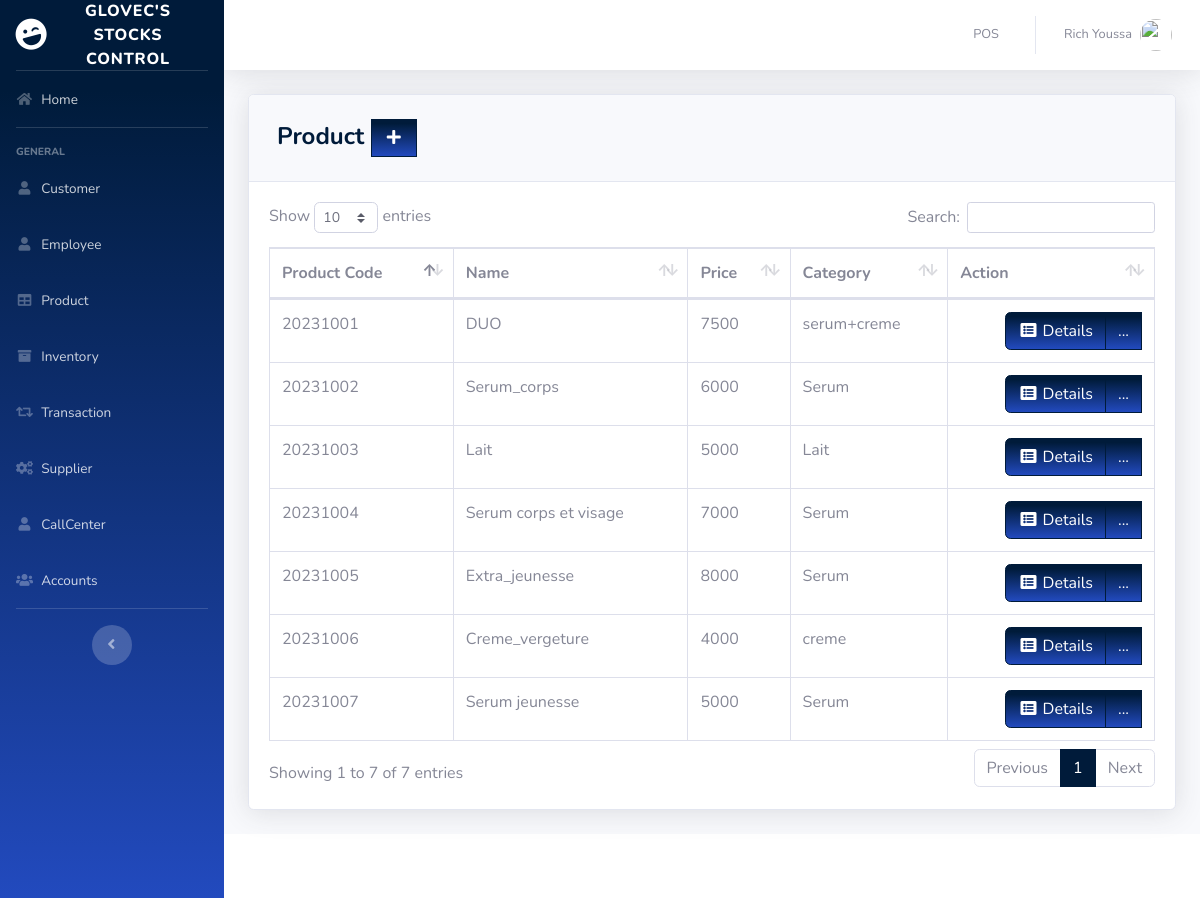
The app's page /pages/product.php (signed in) with its own data.
### tables this page shows
CREATE TABLE `product` (
  `PRODUCT_ID` int(11) NOT NULL,
  `PRODUCT_CODE` varchar(20) NOT NULL,
  `NAME` varchar(50) DEFAULT NULL,
  `DESCRIPTION` varchar(250) NOT NULL,
  `QTY_STOCK` int(50) DEFAULT NULL,
  `ON_HAND` int(250) NOT NULL,
  `PRICE` int(50) DEFAULT NULL,
  `CATEGORY_ID` int(11) DEFAULT NULL,
  `SUPPLIER_ID` int(11) DEFAULT NULL,
  `DATE_STOCK_IN` varchar(50) NOT NULL
);

CREATE TABLE `category` (
  `CATEGORY_ID` int(11) NOT NULL,
  `CNAME` varchar(50) DEFAULT NULL
);

### pages/product.php (the view, shortened to what this page needs)
<?php
include'../includes/connection.php';
include'../includes/sidebar.php';
?>
            <div class="card shadow mb-4">
            <div class="card-header py-3">
              <h4 class="m-2 font-weight-bold text-primary">Product&nbsp;<a  href="#" data-toggle="modal" data-target="#aModal" type="button" class="btn btn-primary bg-gradient-primary" style="border-radius: 0px;"><i class="fas fa-fw fa-plus"></i></a></h4>
            </div>
            <div class="card-body">
              <div class="table-responsive">
                <table class="table table-bordered" id="dataTable" width="100%" cellspacing="0">
               <thead>
                   <tr>
                     <th>Product Code</th>
                     <th>Name</th>
                     <th>Price</th>
                     <th>Category</th>
                     <th>Action</th>
                   </tr>
               </thead>
          <tbody>
<?php
    $query = 'SELECT PRODUCT_ID, PRODUCT_CODE, NAME, PRICE, CNAME, DATE_STOCK_IN FROM product p join category c on p.CATEGORY_ID=c.CATEGORY_ID GROUP BY PRODUCT_CODE';
        $result = mysqli_query($db, $query) or die (mysqli_error($db));
            while ($row = mysqli_fetch_assoc($result)) {
                echo '<tr>';
                echo '<td>'. $row['PRODUCT_CODE'].'</td>';
                echo '<td>'. $row['NAME'].'</td>';
                echo '<td>'. $row['PRICE'].'</td>';
                echo '<td>'. $row['CNAME'].'</td>';
                      echo '<td align="right"> <div class="btn-group">
                              <a type="button" class="btn btn-primary bg-gradient-primary" href="pro_searchfrm.php?action=edit & id='.$row['PRODUCT_CODE'] . '"><i class="fas fa-fw fa-list-alt"></i> Details</a>
                            <div class="btn-group">
                              <a type="button" class="btn btn-primary bg-gradient-primary dropdown no-arrow" data-toggle="dropdown" style="color:white;">
                              ... <span class="caret"></span></a>
                            <ul class="dropdown-menu text-center" role="menu">
                                <li>
                                  <a type="button" class="btn btn-warning bg-gradient-warning btn-block" style="border-radius: 0px;" href="pro_edit.php?action=edit & id='.$row['PRODUCT_ID']. '">
                                    <i class="fas fa-fw fa-edit"></i> Edit
                                  </a>
                                </li>
                            </ul>
                            </div>
                          </div> </td>';
                echo '</tr> ';
                        }
?>
                                </tbody>
                            </table>
                        </div>
                    </div>
                  </div>
<?php
include'../includes/footer.php';
?>

### records on screen
product: PRODUCT_CODE "20231001", NAME "DUO", PRICE "7500", CATEGORY_ID.CNAME "serum+creme"
product: PRODUCT_CODE "20231002", NAME "Serum_corps", PRICE "6000", CATEGORY_ID.CNAME "Serum"
product: PRODUCT_CODE "20231003", NAME "Lait", PRICE "5000", CATEGORY_ID.CNAME "Lait"
product: PRODUCT_CODE "20231004", NAME "Serum corps et visage", PRICE "7000", CATEGORY_ID.CNAME "Serum"
product: PRODUCT_CODE "20231005", NAME "Extra_jeunesse", PRICE "8000", CATEGORY_ID.CNAME "Serum"
product: PRODUCT_CODE "20231006", NAME "Creme_vergeture", PRICE "4000", CATEGORY_ID.CNAME "creme"
product: PRODUCT_CODE "20231007", NAME "Serum jeunesse", PRICE "5000", CATEGORY_ID.CNAME "Serum"

### other values on screen
$_SESSION['FIRST_NAME'] "Rich"
$_SESSION['LAST_NAME'] "Youssa"
